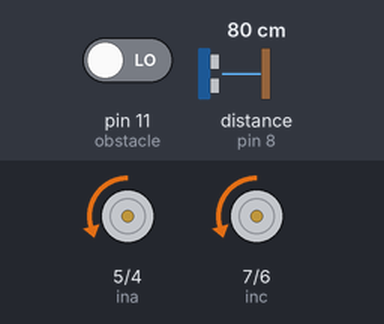
Bench run of a sketch on a simulated Arduino Uno, built with avr-gcc and run on an emulated ATmega328P. Shown: motor-driver pin pairs drawn as motors (green arrow = first pin HIGH = forward, orange = second pin HIGH = backward, longer = more drive, scaled by the enable pin). Wiring (inferred from the names in the program): ultrasonic range finder: trigger pin 10; echo pin 8. The inputs (shaded band) are chosen by the test bench; at power-on: distance to the obstacle (sensor on pin 8) 80 cm, pin 11 (obstacle) LOW. The echo pulse lasts 58.3 µs per cm.

Above: at 1.3 s.
1.4 s: distance to the obstacle (sensor on pin 8) set to 20 cm
At 2.6 s:
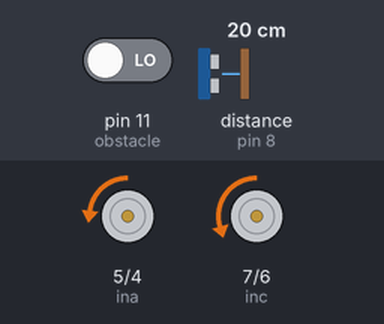
2.9 s: distance to the obstacle (sensor on pin 8) set to 15 cm
At 3.8 s:
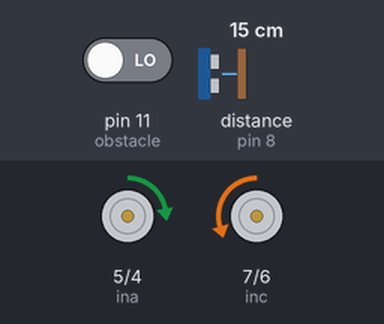
4.4 s: pin 11 (obstacle) driven HIGH
At 4.7 s:
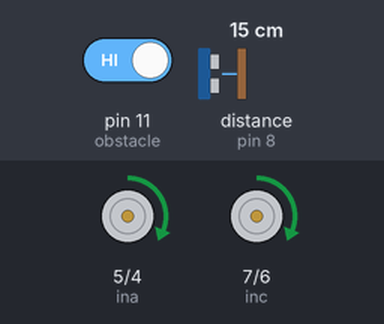
5.9 s: pin 11 (obstacle) driven LOW
At 7.1 s:
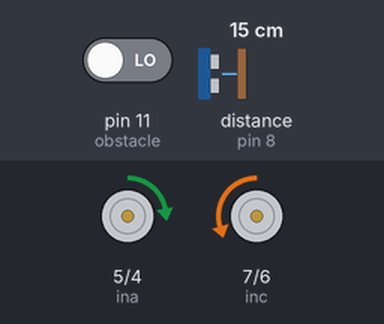
7.4 s: distance to the obstacle (sensor on pin 8) set to 9 cm
At 8.3 s:
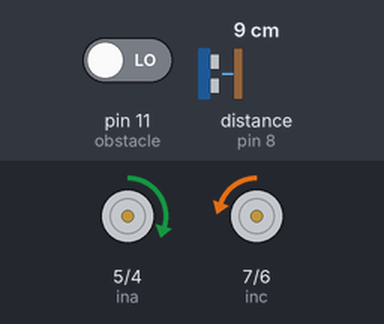
8.9 s: distance to the obstacle (sensor on pin 8) set to 6 cm
At 9.4 s:
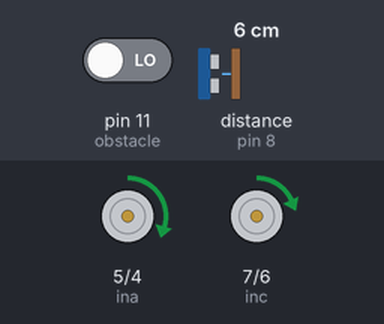
Timing chart, 0 to 11.4 s (numbered marks = the images above; inputs shaded):
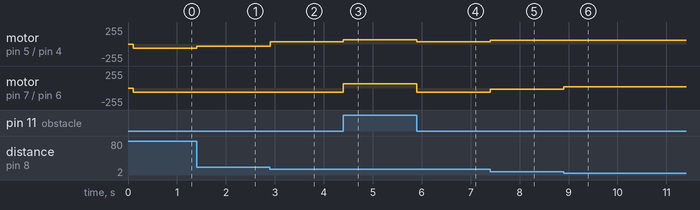

The sketch:

Wall_Folllower.ino
```cpp
const int KP_PACKET_SIZE = 8;
const int KD_PACKET_SIZE = 8;
const short inb = 4;
const short ina = 5;
const short ind = 6;
const short inc = 7;
const short ena = 3;
const short enb = 9;
const int leftbasespeed = 65;
const int rightbasespeed = 65;
const int maxspeed = 60;
const short trig = 10;
const short obstacle = 11;
const short eco = 8;
long int duration;
float distance;
float kp = 13;
float kd = 22.7;
float integral;
float preverror;
char c;
int lasterror, setpoint = 12, i;
float error;
int delspeed;
void setup() {
  pinMode(ina, OUTPUT);
  pinMode(inb, OUTPUT);
  pinMode(inc, OUTPUT);
  pinMode(ind, OUTPUT);
  pinMode(ena, OUTPUT);
  pinMode(ena, OUTPUT);
  pinMode(2, INPUT);
  pinMode(10, INPUT);
  pinMode(11, INPUT);
  pinMode(12, INPUT);
  pinMode(trig, OUTPUT);
  pinMode(eco, INPUT);
  digitalWrite(ina, LOW);
  digitalWrite(inb, LOW);
  digitalWrite(inc, LOW);
  digitalWrite(ind, LOW);
  digitalWrite(13, LOW);
  digitalWrite(obstacle, LOW);
  preverror = 0;
  Serial.begin(9600);
  delay(100);
}

void loop() {

  if (Serial.available()) {
      handleSerial(Serial.peek());
  }
  while (digitalRead(obstacle) == HIGH) {
    turn();
  }
  digitalWrite(trig, LOW);
  delayMicroseconds(2);
  digitalWrite(trig, HIGH);
  delayMicroseconds(10);
  digitalWrite(trig, LOW);
  duration = pulseIn(eco, HIGH);
  distance = (duration / 2.0) * 0.0343;
  //    Serial.print("Distance: ");
  //    Serial.print(distance);
  //    Serial.println(" cm");
  error = distance - setpoint;
  // integral += error;
  delspeed = (kp * error) + (kd * (error - preverror));
  wheel(leftbasespeed + delspeed, rightbasespeed - delspeed);
  preverror = error;
  delayMicroseconds(600);
}
void wheel(int leftspeed, int rightspeed) {
  //    Serial.print(leftspeed);
  //    Serial.print(' ');
  //    Serial.println(rightspeed);
  if (leftspeed == 0) {
    digitalWrite(inc, LOW);
    digitalWrite(ind, LOW);
  } else if (leftspeed > 0) {
    digitalWrite(inc, LOW);
    digitalWrite(ind, HIGH);
  } else if (leftspeed < 0) {
    digitalWrite(inc, 1);
    digitalWrite(ind, LOW);
  }
  if (rightspeed == 0) {
    digitalWrite(ina, LOW);
    digitalWrite(inb, LOW);
  } else if (rightspeed > 0) {
    digitalWrite(inb, LOW);
    digitalWrite(ina, HIGH);
  } else if (rightspeed < 0) {
    digitalWrite(ina, LOW);
    digitalWrite(inb, HIGH);
  }
  if (abs(leftspeed) > maxspeed)
    leftspeed = maxspeed;
  if (abs(rightspeed) > maxspeed)
    rightspeed = maxspeed;
  analogWrite(ena, abs(rightspeed));
  analogWrite(enb, abs(leftspeed));
}
void handleSerial(char c) {

  switch (c) {
    case 'P':
      {
        if (Serial.available() < KP_PACKET_SIZE)
          break;
        if (Serial.read() == 13) {
          if (Serial.read() == 10) {
            kp = Serial.parseFloat();
            Serial.print("KP: ");
            Serial.println(kp);
          } else
            clearSerialBuffer();
        } else
          clearSerialBuffer();
      }
      break;
    case 'D':
      {
        if (Serial.available() < KD_PACKET_SIZE)
          break;
        if (Serial.read() == 13) {
          if (Serial.read() == 10) {
            kd = Serial.parseFloat();
            Serial.print("KD: ");
            Serial.println(kd);
          } else
            clearSerialBuffer();
        } else
          clearSerialBuffer();
      }
      break;
    default:
      clearSerialBuffer();
      break;
  }
}
void clearSerialBuffer() {
  while (Serial.available())
    Serial.read();
}
void turn() {
  digitalWrite(ind, LOW);
  digitalWrite(inc, HIGH);
  digitalWrite(inb, LOW);
  digitalWrite(ina, HIGH);
  analogWrite(ena, 65);
  analogWrite(enb, 65);
}
```

Measured:
- the behaviour switches between 18 and 17 cm on distance to the obstacle (sensor on pin 8) (found by bisection; images 1 and 2)
- after the input at 1.4 s, motor on pin 5 (ina) / pin 4 (inb): backward 60/255 → backward 34/255 at once
- after the input at 2.9 s, motor on pin 5 (ina) / pin 4 (inb): backward 34/255 → forward 31/255 at once
- after the input at 4.4 s, motor on pin 5 (ina) / pin 4 (inb): forward 31/255 → forward 65/255 at once; motor on pin 7 (inc) / pin 6 (ind): backward 60/255 → forward 65/255 at once
- after the input at 5.9 s, motor on pin 5 (ina) / pin 4 (inb): forward 65/255 → forward 31/255 at once; motor on pin 7 (inc) / pin 6 (ind): forward 65/255 → backward 60/255 at once
- after the input at 7.4 s, motor on pin 5 (ina) / pin 4 (inb): forward 31/255 → forward 60/255 at once; motor on pin 7 (inc) / pin 6 (ind): backward 60/255 → backward 22/255 at once
- after the input at 8.9 s, motor on pin 7 (inc) / pin 6 (ind): backward 22/255 → forward 16/255 at once
